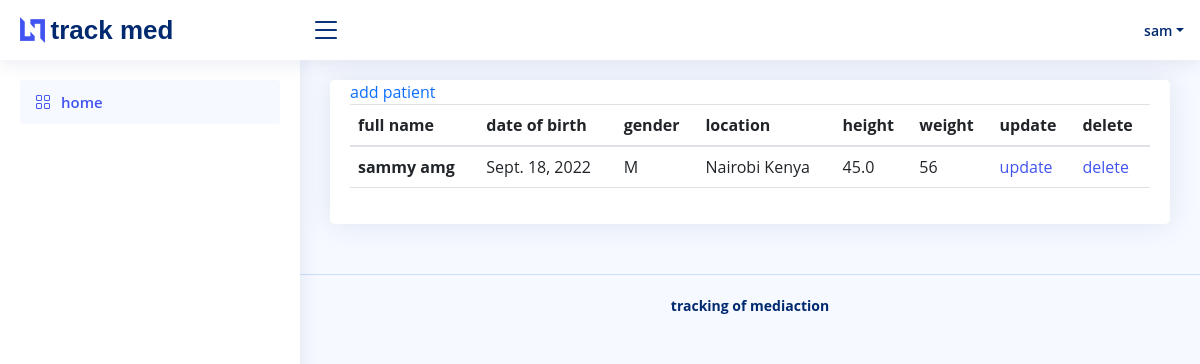
The app's page / (signed in) with its own data.
### med/models.py (models this page shows, shortened)
class PatientBio(models.Model):
    GENDER_CHOICES = (
        ("M", "Male"),
        ("F", "Female"),
    )
    user = models.ForeignKey(User, on_delete=models.CASCADE, blank=True, null=True)
    full_name = models.CharField(max_length=100)
    DOE = models.DateField(blank=True, null=True)
    gender = models.CharField(max_length=1, choices=GENDER_CHOICES)
    location = models.CharField(max_length=50)
    height = models.FloatField()
    weight = models.PositiveIntegerField(blank=True, null=True)
    class Meta:
        verbose_name = "PatientBio"
        verbose_name_plural = "PatientData"

### med/views.py (the view)
# urls.py: path("", views.home, name="home"),
@login_required(login_url="/accounts/login/")
def home(request):
    users_in_doctor = Group.objects.get(name="doctor").user_set.all()
    users_in_administer = Group.objects.get(name="administer").user_set.all()
    if request.user in users_in_doctor or request.user in users_in_administer:
        list_patient = PatientBio.objects.all()
        context = {"title": "home page", "list_patient": list_patient}
        return render(request, "med/home.html", context)
    else:
        getmed = Medication.objects.filter(user=request.user)
        context = {"getmed": getmed}
        return render(request, "med/patientdashboard.html", context)

### med/templatetags/custom_tags.py (called while the page is built)
@register.filter(name="has_group")
def has_group(user, group_name):
    group = Group.objects.filter(name=group_name)
    if group:
        group = group.first()
        return group in user.groups.all()
    else:
        return False

### med/templates/med/home.html (shortened to what this page needs)
{% extends 'med/base.html' %}
{%load custom_tags%}
{%block content%}
<div class="card">
  <div class="card-body">
    <a href="{% url 'createpatient' %}" class="link-primary">add patient</a>
    <table class="table table-hover">
      <thead>
        <tr>
          <th scope="col">full name</th>
          <th scope="col">date of birth</th>
          <th scope="col">gender</th>
          <th scope="col">location</th>
          <th scope="col">height</th>
          <th>weight</th>
          {% if request.user|has_group:"administer"%}
          <th>update</th>
          <th>delete</th>
          {%endif%}
        </tr>
      </thead>
      <tbody>
        {%for detail in list_patient%}
        <tr>
          {% if request.user|has_group:"patients" or request.user|has_group:"administer" or request.user|has_group:"doctor"%}
          <th scope="row">{{detail.full_name}}</th>
          <td>{{detail.DOE}}</td>
          <td>{{detail.gender}}</td>
          <td>{{detail.location}}</td>
          <td>{{detail.height}}</td>
          <td>{{detail.weight}}</td>
          {%endif%}
          {% if request.user|has_group:"administer"%}
          <td><a href="{% url 'updatepatient' detail.id%}">update</a></td>
          <td><a href="{% url 'deletepatient' detail.id%}">delete</a></td>
          {%endif%}
        </tr>
        {%endfor%}
      </tbody>
    </table>
  </div>
</div>
{%endblock%}

### med/templates/med/base.html (shortened to what this page needs)
{%load static%}
{%load custom_tags%}
<!DOCTYPE html>
<html lang="en">
<head>
  <link rel="stylesheet" href="https://stackpath.bootstrapcdn.com/bootstrap/4.1.3/css/bootstrap.min.css">
  <link href= "{% static 'assets/vendor/bootstrap/css/bootstrap.min.css' %}" rel="stylesheet">
  <link href="{% static 'assets/vendor/bootstrap-icons/bootstrap-icons.css' %}" rel="stylesheet">
  <link href="{% static 'assets/css/style.css' %}" rel="stylesheet">
</head>
<body>
  <header id="header" class="header fixed-top d-flex align-items-center">
    <div class="d-flex align-items-center justify-content-between">
      <a href="index.html" class="logo d-flex align-items-center">
        <img src="{% static 'assets/img/logo.png' %}" alt="">
        <span class="d-none d-lg-block">track med</span>
      </a>
      <i class="bi bi-list toggle-sidebar-btn"></i>
    </div>
    <nav class="header-nav ms-auto">
      <ul class="d-flex align-items-center">
        <li class="nav-item dropdown pe-3">
          <a class="nav-link nav-profile d-flex align-items-center pe-0" href="#" data-bs-toggle="dropdown">
            <span class="d-none d-md-block dropdown-toggle ps-2">{{user}}</span>
          </a>
        </li>
      </ul>
    </nav>
  </header>
  <aside id="sidebar" class="sidebar">
    <ul class="sidebar-nav" id="sidebar-nav">
      <li class="nav-item">
        <a class="nav-link " href="{% url 'home' %}">
          <i class="bi bi-grid"></i>
          <span>home</span>
        </a>
      </li>
    </ul>
  </aside>
  <main id="main" class="main">
    <section class="section dashboard">
      {%block content%}{%endblock content%}
    </section>
  </main>
  <footer id="footer" class="footer">
    <div class="copyright">
      <strong><span>tracking of mediaction</span></strong>
    </div>
  </footer>
</body>
</html>

### med/static/assets/css/style.css (style rules this page uses)
:root { scroll-behavior: smooth; }
body { font-family: "Open Sans", sans-serif; background: #f6f9ff; color: #444444; }
a { color: #4154f1; text-decoration: none; }
#main { margin-top: 60px; padding: 20px 30px; transition: all 0.3s; }
.card { margin-bottom: 30px; border: none; border-radius: 5px; box-shadow: 0px 0 30px rgba(1, 41, 112, 0.1); }
.card-body { padding: 0 20px 20px 20px; }
.logo { line-height: 1; }
@media (min-width: 1200px) { .logo { width: 280px; } }
.logo img { max-height: 26px; margin-right: 6px; }
.logo span { font-size: 26px; font-weight: 700; color: #012970; font-family: "Nunito", sans-serif; }
.header { transition: all 0.5s; z-index: 997; height: 60px; box-shadow: 0px 2px 20px rgba(1, 41, 112, 0.1); background-color: #fff; padding-left: 20px; }
.header .toggle-sidebar-btn { font-size: 32px; padding-left: 10px; cursor: pointer; color: #012970; }
.header-nav ul { list-style: none; }
.header-nav>ul { margin: 0; padding: 0; }
.header-nav .nav-profile { color: #012970; }
.header-nav .nav-profile span { font-size: 14px; font-weight: 600; }
.sidebar { position: fixed; top: 60px; left: 0; bottom: 0; width: 300px; z-index: 996; transition: all 0.3s; padding: 20px; overflow-y: auto; scrollbar-width: thin; scrollbar-color: #aab7cf transparent; box-shadow: 0px 0px 20px rgba(1, 41, 112, 0.1); background-color: #fff; }
@media (min-width: 1200px) { #main, #footer { margin-left: 300px; } }
.sidebar-nav { padding: 0; margin: 0; list-style: none; }
.sidebar-nav li { padding: 0; margin: 0; list-style: none; }
.sidebar-nav .nav-item { margin-bottom: 5px; }
.sidebar-nav .nav-link { display: flex; align-items: center; font-size: 15px; font-weight: 600; color: #4154f1; transition: 0.3; background: #f6f9ff; padding: 10px 15px; border-radius: 4px; }
.sidebar-nav .nav-link i { font-size: 16px; margin-right: 10px; color: #4154f1; }
.footer { padding: 20px 0; font-size: 14px; transition: all 0.3s; border-top: 1px solid #cddfff; }
.footer .copyright { text-align: center; color: #012970; }

### records on screen
PatientBio: full_name "sammy amg", DOE "Sept. 18, 2022", gender "M", location "Nairobi Kenya", height "45.0", weight "56"

### other values on screen
{{ user }} "sam"
